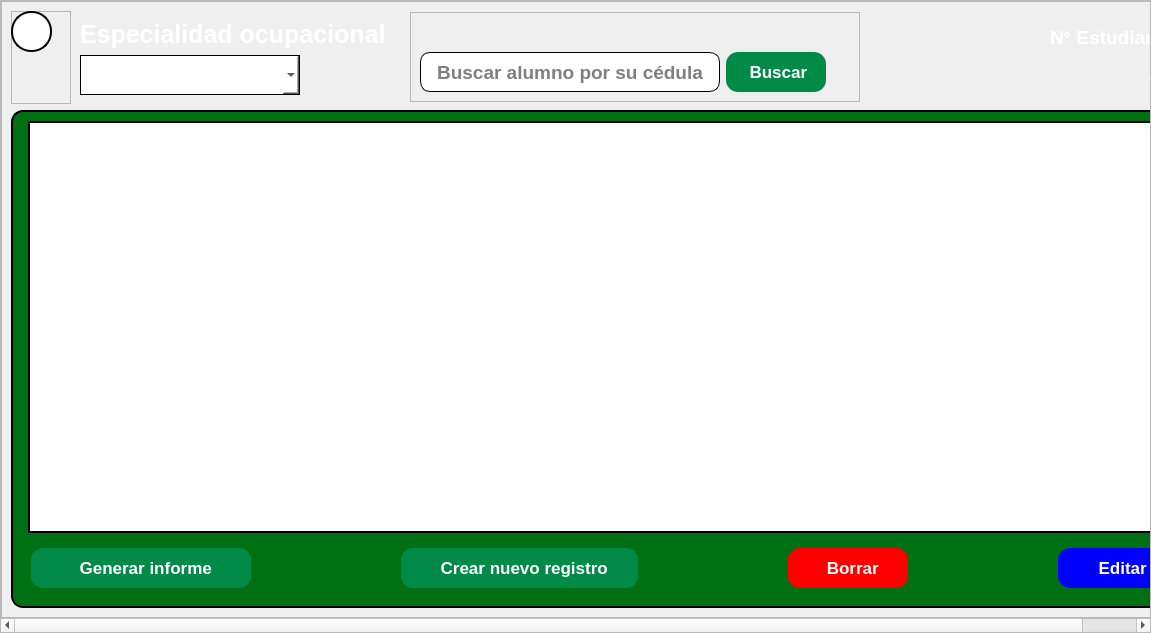
<?xml version="1.0" encoding="UTF-8"?>
<ui version="4.0">
 <class>VistaGeneralDeAlumnos</class>
 <widget class="QWidget" name="VistaGeneralDeAlumnos">
  <property name="geometry">
   <rect>
    <x>0</x>
    <y>0</y>
    <width>1151</width>
    <height>633</height>
   </rect>
  </property>
  <property name="windowTitle">
   <string>Form</string>
  </property>
  <layout class="QVBoxLayout" name="verticalLayout_3">
   <property name="spacing">
    <number>0</number>
   </property>
   <property name="leftMargin">
    <number>0</number>
   </property>
   <property name="topMargin">
    <number>0</number>
   </property>
   <property name="rightMargin">
    <number>0</number>
   </property>
   <property name="bottomMargin">
    <number>0</number>
   </property>
   <item>
    <widget class="QScrollArea" name="area_de_scroll">
     <property name="widgetResizable">
      <bool>true</bool>
     </property>
     <widget class="QWidget" name="scrollAreaWidgetContents">
      <property name="geometry">
       <rect>
        <x>0</x>
        <y>0</y>
        <width>1207</width>
        <height>614</height>
       </rect>
      </property>
      <layout class="QVBoxLayout" name="verticalLayout_5">
       <property name="spacing">
        <number>0</number>
       </property>
       <property name="leftMargin">
        <number>0</number>
       </property>
       <property name="topMargin">
        <number>0</number>
       </property>
       <property name="rightMargin">
        <number>0</number>
       </property>
       <property name="bottomMargin">
        <number>0</number>
       </property>
       <item>
        <widget class="QFrame" name="espacio_principal">
         <property name="styleSheet">
          <string notr="true">QFrame{
	    background: qlineargradient(
        x1:0, y1:0, x2:1, y2:1,
        stop:0 #3fea87, stop:1 #00770e)
}</string>
         </property>
         <property name="frameShape">
          <enum>QFrame::StyledPanel</enum>
         </property>
         <property name="frameShadow">
          <enum>QFrame::Raised</enum>
         </property>
         <layout class="QVBoxLayout" name="verticalLayout_4">
          <item>
           <widget class="QFrame" name="espacio_superior">
            <property name="maximumSize">
             <size>
              <width>16777215</width>
              <height>100</height>
             </size>
            </property>
            <property name="styleSheet">
             <string notr="true">background:none;</string>
            </property>
            <layout class="QHBoxLayout" name="horizontalLayout_2">
             <property name="spacing">
              <number>0</number>
             </property>
             <property name="leftMargin">
              <number>0</number>
             </property>
             <property name="topMargin">
              <number>0</number>
             </property>
             <property name="rightMargin">
              <number>0</number>
             </property>
             <property name="bottomMargin">
              <number>0</number>
             </property>
             <item>
              <widget class="QFrame" name="espacio_boton_de_regreso">
               <property name="minimumSize">
                <size>
                 <width>60</width>
                 <height>0</height>
                </size>
               </property>
               <property name="maximumSize">
                <size>
                 <width>42</width>
                 <height>16777215</height>
                </size>
               </property>
               <property name="styleSheet">
                <string notr="true">background:none;</string>
               </property>
               <property name="frameShape">
                <enum>QFrame::StyledPanel</enum>
               </property>
               <property name="frameShadow">
                <enum>QFrame::Raised</enum>
               </property>
               <widget class="QPushButton" name="boton_de_regreso">
                <property name="geometry">
                 <rect>
                  <x>0</x>
                  <y>0</y>
                  <width>41</width>
                  <height>41</height>
                 </rect>
                </property>
                <property name="cursor">
                 <cursorShape>PointingHandCursor</cursorShape>
                </property>
                <property name="styleSheet">
                 <string notr="true">QPushButton{

	background-color: rgb(255, 255, 255);
	border-radius: 20px ;
	border:2px solid;

}

QPushButton:hover{

	background-color: rgb(199, 199, 199)
}</string>
                </property>
                <property name="text">
                 <string/>
                </property>
                <property name="icon">
                 <iconset>
                  <normaloff>../recursos_de_imagenes/iconos_de_interfaz/flecha_izquierda_2.png</normaloff>../recursos_de_imagenes/iconos_de_interfaz/flecha_izquierda_2.png</iconset>
                </property>
                <property name="iconSize">
                 <size>
                  <width>30</width>
                  <height>30</height>
                 </size>
                </property>
               </widget>
              </widget>
             </item>
             <item alignment="Qt::AlignTop">
              <widget class="QFrame" name="espacio_para_las_opciones">
               <property name="sizePolicy">
                <sizepolicy hsizetype="Fixed" vsizetype="Fixed">
                 <horstretch>0</horstretch>
                 <verstretch>0</verstretch>
                </sizepolicy>
               </property>
               <property name="minimumSize">
                <size>
                 <width>330</width>
                 <height>90</height>
                </size>
               </property>
               <property name="maximumSize">
                <size>
                 <width>500</width>
                 <height>16777215</height>
                </size>
               </property>
               <property name="sizeIncrement">
                <size>
                 <width>0</width>
                 <height>0</height>
                </size>
               </property>
               <property name="styleSheet">
                <string notr="true">background:none;</string>
               </property>
               <property name="frameShadow">
                <enum>QFrame::Plain</enum>
               </property>
               <layout class="QVBoxLayout" name="verticalLayout_6">
                <item alignment="Qt::AlignTop">
                 <widget class="QLabel" name="titulo_de_boton_de_opciones">
                  <property name="sizePolicy">
                   <sizepolicy hsizetype="Preferred" vsizetype="Preferred">
                    <horstretch>0</horstretch>
                    <verstretch>30</verstretch>
                   </sizepolicy>
                  </property>
                  <property name="minimumSize">
                   <size>
                    <width>0</width>
                    <height>0</height>
                   </size>
                  </property>
                  <property name="maximumSize">
                   <size>
                    <width>500</width>
                    <height>16777215</height>
                   </size>
                  </property>
                  <property name="font">
                   <font>
                    <family>Arial</family>
                    <pointsize>19</pointsize>
                    <weight>75</weight>
                    <bold>true</bold>
                   </font>
                  </property>
                  <property name="styleSheet">
                   <string notr="true">QLabel{
	
	color: rgb(255, 255, 255);
}</string>
                  </property>
                  <property name="text">
                   <string>Especialidad ocupacional</string>
                  </property>
                 </widget>
                </item>
                <item alignment="Qt::AlignTop">
                 <widget class="QComboBox" name="boton_especialidades">
                  <property name="sizePolicy">
                   <sizepolicy hsizetype="Fixed" vsizetype="Fixed">
                    <horstretch>0</horstretch>
                    <verstretch>0</verstretch>
                   </sizepolicy>
                  </property>
                  <property name="minimumSize">
                   <size>
                    <width>220</width>
                    <height>40</height>
                   </size>
                  </property>
                  <property name="maximumSize">
                   <size>
                    <width>200</width>
                    <height>16777215</height>
                   </size>
                  </property>
                  <property name="styleSheet">
                   <string notr="true">QComboBox{

	font: 75 12pt &quot;Arial&quot;;
	padding-left:15px;
	background:white;
	border:1px solid black;
}

QComboBox:focus {
    border: 2px solid #0078d7;   /* Borde azul cuando está en foco */
    background-color: #e0f7ff;   /* Fondo azul claro */
}

QComboBox:focus {
    border: 2px solid #0078d7;   /* Borde azul cuando está en foco */
    background-color: #e0f7ff;   /* Fondo azul claro */
}




QComboBox QAbstractItemView {
    border: 1px solid #ccc;
    background-color: white;
    color: #333;
    padding: 5px;  /* Margen interno de la lista */
    spacing: 10px; /* Espaciado entre los elementos (algunas versiones de Qt lo admiten) */
}

QComboBox QAbstractItemView::item {
    padding: 8px; /* Espaciado interno de cada elemento */
    margin: 4px; /* Separación entre los elementos */
}

QComboBox QAbstractItemView::item:hover {
    background-color: #c5c1c1;
    color: white;
}



</string>
                  </property>
                  <property name="editable">
                   <bool>false</bool>
                  </property>
                  <property name="currentText">
                   <string/>
                  </property>
                  <property name="currentIndex">
                   <number>-1</number>
                  </property>
                  <property name="insertPolicy">
                   <enum>QComboBox::NoInsert</enum>
                  </property>
                  <property name="iconSize">
                   <size>
                    <width>40</width>
                    <height>40</height>
                   </size>
                  </property>
                  <property name="placeholderText">
                   <string/>
                  </property>
                 </widget>
                </item>
               </layout>
              </widget>
             </item>
             <item>
              <widget class="QFrame" name="espacio_para_barra_de_busqueda">
               <property name="sizePolicy">
                <sizepolicy hsizetype="Fixed" vsizetype="Fixed">
                 <horstretch>0</horstretch>
                 <verstretch>0</verstretch>
                </sizepolicy>
               </property>
               <property name="minimumSize">
                <size>
                 <width>450</width>
                 <height>90</height>
                </size>
               </property>
               <property name="styleSheet">
                <string notr="true">background:none;</string>
               </property>
               <property name="frameShape">
                <enum>QFrame::StyledPanel</enum>
               </property>
               <property name="frameShadow">
                <enum>QFrame::Raised</enum>
               </property>
               <layout class="QHBoxLayout" name="horizontalLayout">
                <item alignment="Qt::AlignLeft|Qt::AlignBottom">
                 <widget class="QLineEdit" name="barra_de_busqueda">
                  <property name="minimumSize">
                   <size>
                    <width>300</width>
                    <height>40</height>
                   </size>
                  </property>
                  <property name="maximumSize">
                   <size>
                    <width>300</width>
                    <height>40</height>
                   </size>
                  </property>
                  <property name="font">
                   <font>
                    <family>Arial</family>
                    <pointsize>14</pointsize>
                    <weight>75</weight>
                    <bold>true</bold>
                   </font>
                  </property>
                  <property name="styleSheet">
                   <string notr="true">QLineEdit{
	
	background-color: rgb(255, 255, 255);
	border-radius:10px;
	padding-left: 5px;
 padding-right:5px;
	padding-top:1px;
	border:1px solid black  ;
	

}

QLineEdit:focus{

	border: 2px solid rgb(17, 192, 255)



}
</string>
                  </property>
                  <property name="alignment">
                   <set>Qt::AlignCenter</set>
                  </property>
                  <property name="placeholderText">
                   <string>Buscar alumno por su cédula</string>
                  </property>
                 </widget>
                </item>
                <item alignment="Qt::AlignLeft|Qt::AlignBottom">
                 <widget class="QPushButton" name="boton_buscar">
                  <property name="sizePolicy">
                   <sizepolicy hsizetype="Minimum" vsizetype="Fixed">
                    <horstretch>20</horstretch>
                    <verstretch>20</verstretch>
                   </sizepolicy>
                  </property>
                  <property name="minimumSize">
                   <size>
                    <width>100</width>
                    <height>40</height>
                   </size>
                  </property>
                  <property name="maximumSize">
                   <size>
                    <width>100</width>
                    <height>16777215</height>
                   </size>
                  </property>
                  <property name="font">
                   <font>
                    <family>Arial</family>
                    <pointsize>13</pointsize>
                    <weight>75</weight>
                    <bold>true</bold>
                   </font>
                  </property>
                  <property name="cursor">
                   <cursorShape>PointingHandCursor</cursorShape>
                  </property>
                  <property name="styleSheet">
                   <string notr="true">QPushButton{

	background-color: #008a47;

	color: rgb(255, 255, 255);
	border-radius:12px;

}

QPushButton:hover{

	
	background-color: rgb(0, 56, 10);

}</string>
                  </property>
                  <property name="text">
                   <string> Buscar</string>
                  </property>
                  <property name="icon">
                   <iconset>
                    <normaloff>../recursos_de_imagenes/iconos_de_interfaz/lupa_blanca.png</normaloff>../recursos_de_imagenes/iconos_de_interfaz/lupa_blanca.png</iconset>
                  </property>
                  <property name="iconSize">
                   <size>
                    <width>25</width>
                    <height>25</height>
                   </size>
                  </property>
                 </widget>
                </item>
               </layout>
              </widget>
             </item>
             <item alignment="Qt::AlignRight">
              <widget class="QFrame" name="contador">
               <property name="sizePolicy">
                <sizepolicy hsizetype="Preferred" vsizetype="Preferred">
                 <horstretch>0</horstretch>
                 <verstretch>0</verstretch>
                </sizepolicy>
               </property>
               <property name="minimumSize">
                <size>
                 <width>160</width>
                 <height>0</height>
                </size>
               </property>
               <property name="maximumSize">
                <size>
                 <width>150</width>
                 <height>16777215</height>
                </size>
               </property>
               <property name="styleSheet">
                <string notr="true">background:transparent;</string>
               </property>
               <layout class="QGridLayout" name="gridLayout">
                <item row="1" column="1" alignment="Qt::AlignHCenter">
                 <widget class="QLabel" name="label_contador">
                  <property name="minimumSize">
                   <size>
                    <width>50</width>
                    <height>0</height>
                   </size>
                  </property>
                  <property name="font">
                   <font>
                    <family>Arial</family>
                    <pointsize>17</pointsize>
                    <weight>75</weight>
                    <bold>true</bold>
                   </font>
                  </property>
                  <property name="styleSheet">
                   <string notr="true">QLabel{

	color: rgb(255, 255, 255);
	
	

}</string>
                  </property>
                  <property name="text">
                   <string>0</string>
                  </property>
                  <property name="alignment">
                   <set>Qt::AlignCenter</set>
                  </property>
                 </widget>
                </item>
                <item row="1" column="0" alignment="Qt::AlignHCenter">
                 <widget class="QLabel" name="imagen_contador">
                  <property name="maximumSize">
                   <size>
                    <width>40</width>
                    <height>40</height>
                   </size>
                  </property>
                  <property name="styleSheet">
                   <string notr="true">color: rgb(255, 255, 255);</string>
                  </property>
                  <property name="text">
                   <string/>
                  </property>
                  <property name="pixmap">
                   <pixmap>../recursos_de_imagenes/iconos_de_interfaz/icono_de_usuario.png</pixmap>
                  </property>
                  <property name="scaledContents">
                   <bool>true</bool>
                  </property>
                 </widget>
                </item>
                <item row="0" column="0" colspan="2" alignment="Qt::AlignHCenter">
                 <widget class="QLabel" name="label_titulo_contador">
                  <property name="font">
                   <font>
                    <family>Arial</family>
                    <pointsize>14</pointsize>
                    <weight>75</weight>
                    <italic>false</italic>
                    <bold>true</bold>
                   </font>
                  </property>
                  <property name="styleSheet">
                   <string notr="true">QLabel{

	color: rgb(255, 255, 255);
	
	


}</string>
                  </property>
                  <property name="text">
                   <string>N° Estudiantes</string>
                  </property>
                 </widget>
                </item>
               </layout>
              </widget>
             </item>
            </layout>
           </widget>
          </item>
          <item>
           <widget class="QFrame" name="espacio_central">
            <property name="styleSheet">
             <string notr="true">QFrame{

	background-color: rgb(0, 112, 21);
	border-radius:12px;
	border:2px solid black;
}</string>
            </property>
            <property name="frameShape">
             <enum>QFrame::StyledPanel</enum>
            </property>
            <property name="frameShadow">
             <enum>QFrame::Raised</enum>
            </property>
            <layout class="QGridLayout" name="gridLayout_3">
             <item row="0" column="1">
              <widget class="QTableView" name="tabla_ver_alumnos">
               <property name="styleSheet">
                <string notr="true">QTableView{

	border-radius:0px;
	background:white;
	


}</string>
               </property>
               <property name="autoScrollMargin">
                <number>0</number>
               </property>
               <property name="editTriggers">
                <set>QAbstractItemView::DoubleClicked</set>
               </property>
               <property name="dragDropOverwriteMode">
                <bool>false</bool>
               </property>
               <property name="alternatingRowColors">
                <bool>false</bool>
               </property>
               <property name="selectionBehavior">
                <enum>QAbstractItemView::SelectRows</enum>
               </property>
               <property name="verticalScrollMode">
                <enum>QAbstractItemView::ScrollPerItem</enum>
               </property>
               <property name="sortingEnabled">
                <bool>true</bool>
               </property>
               <property name="cornerButtonEnabled">
                <bool>false</bool>
               </property>
               <attribute name="horizontalHeaderShowSortIndicator" stdset="0">
                <bool>true</bool>
               </attribute>
              </widget>
             </item>
             <item row="1" column="0" colspan="3">
              <widget class="QFrame" name="espacio_botones">
               <property name="styleSheet">
                <string notr="true">QFrame{

	border:none;

}</string>
               </property>
               <layout class="QGridLayout" name="botones_de_opciones">
                <property name="horizontalSpacing">
                 <number>150</number>
                </property>
                <item row="0" column="1">
                 <widget class="QPushButton" name="boton_crear_nuevo_registro">
                  <property name="sizePolicy">
                   <sizepolicy hsizetype="Fixed" vsizetype="Fixed">
                    <horstretch>0</horstretch>
                    <verstretch>0</verstretch>
                   </sizepolicy>
                  </property>
                  <property name="minimumSize">
                   <size>
                    <width>237</width>
                    <height>40</height>
                   </size>
                  </property>
                  <property name="maximumSize">
                   <size>
                    <width>250</width>
                    <height>400</height>
                   </size>
                  </property>
                  <property name="font">
                   <font>
                    <family>Arial</family>
                    <pointsize>13</pointsize>
                    <weight>75</weight>
                    <bold>true</bold>
                   </font>
                  </property>
                  <property name="cursor">
                   <cursorShape>PointingHandCursor</cursorShape>
                  </property>
                  <property name="styleSheet">
                   <string notr="true">QPushButton{

	background-color: #008a47;

	color: rgb(255, 255, 255);
	border-radius:12px;

}

QPushButton:hover{

	
	background-color: rgb(0, 56, 10);

}</string>
                  </property>
                  <property name="text">
                   <string>  Crear nuevo registro</string>
                  </property>
                  <property name="icon">
                   <iconset>
                    <normaloff>../recursos_de_imagenes/iconos_de_interfaz/nuevo_registro.png</normaloff>../recursos_de_imagenes/iconos_de_interfaz/nuevo_registro.png</iconset>
                  </property>
                  <property name="iconSize">
                   <size>
                    <width>26</width>
                    <height>26</height>
                   </size>
                  </property>
                 </widget>
                </item>
                <item row="0" column="0">
                 <widget class="QPushButton" name="boton_generar_informe">
                  <property name="sizePolicy">
                   <sizepolicy hsizetype="Fixed" vsizetype="Fixed">
                    <horstretch>0</horstretch>
                    <verstretch>0</verstretch>
                   </sizepolicy>
                  </property>
                  <property name="minimumSize">
                   <size>
                    <width>220</width>
                    <height>40</height>
                   </size>
                  </property>
                  <property name="maximumSize">
                   <size>
                    <width>250</width>
                    <height>400</height>
                   </size>
                  </property>
                  <property name="font">
                   <font>
                    <family>Arial</family>
                    <pointsize>13</pointsize>
                    <weight>75</weight>
                    <bold>true</bold>
                   </font>
                  </property>
                  <property name="cursor">
                   <cursorShape>PointingHandCursor</cursorShape>
                  </property>
                  <property name="styleSheet">
                   <string notr="true">QPushButton{

	background-color: #008a47;

	color: rgb(255, 255, 255);
	border-radius:12px;

}

QPushButton:hover{

	
	background-color: rgb(0, 56, 10);

}</string>
                  </property>
                  <property name="text">
                   <string>  Generar informe</string>
                  </property>
                  <property name="icon">
                   <iconset>
                    <normaloff>../recursos_de_imagenes/iconos_de_interfaz/generar_informe.png</normaloff>../recursos_de_imagenes/iconos_de_interfaz/generar_informe.png</iconset>
                  </property>
                  <property name="iconSize">
                   <size>
                    <width>26</width>
                    <height>26</height>
                   </size>
                  </property>
                 </widget>
                </item>
                <item row="0" column="3">
                 <widget class="QPushButton" name="boton_de_editar">
                  <property name="sizePolicy">
                   <sizepolicy hsizetype="Fixed" vsizetype="Fixed">
                    <horstretch>0</horstretch>
                    <verstretch>0</verstretch>
                   </sizepolicy>
                  </property>
                  <property name="minimumSize">
                   <size>
                    <width>120</width>
                    <height>40</height>
                   </size>
                  </property>
                  <property name="maximumSize">
                   <size>
                    <width>250</width>
                    <height>400</height>
                   </size>
                  </property>
                  <property name="font">
                   <font>
                    <family>Arial</family>
                    <pointsize>13</pointsize>
                    <weight>75</weight>
                    <bold>true</bold>
                   </font>
                  </property>
                  <property name="cursor">
                   <cursorShape>PointingHandCursor</cursorShape>
                  </property>
                  <property name="styleSheet">
                   <string notr="true">QPushButton{

	background-color:rgb(0, 0, 255);
	color: rgb(255, 255, 255);
	border-radius:12px;

}

QPushButton:hover{

	
	background-color: rgb(0, 0, 117);

}</string>
                  </property>
                  <property name="text">
                   <string>  Editar</string>
                  </property>
                  <property name="icon">
                   <iconset>
                    <normaloff>../recursos_de_imagenes/iconos_de_interfaz/editar.png</normaloff>../recursos_de_imagenes/iconos_de_interfaz/editar.png</iconset>
                  </property>
                  <property name="iconSize">
                   <size>
                    <width>26</width>
                    <height>26</height>
                   </size>
                  </property>
                 </widget>
                </item>
                <item row="0" column="2">
                 <widget class="QPushButton" name="boton_de_borrar">
                  <property name="sizePolicy">
                   <sizepolicy hsizetype="Fixed" vsizetype="Fixed">
                    <horstretch>0</horstretch>
                    <verstretch>0</verstretch>
                   </sizepolicy>
                  </property>
                  <property name="minimumSize">
                   <size>
                    <width>120</width>
                    <height>40</height>
                   </size>
                  </property>
                  <property name="maximumSize">
                   <size>
                    <width>200</width>
                    <height>400</height>
                   </size>
                  </property>
                  <property name="font">
                   <font>
                    <family>Arial</family>
                    <pointsize>13</pointsize>
                    <weight>75</weight>
                    <bold>true</bold>
                   </font>
                  </property>
                  <property name="cursor">
                   <cursorShape>PointingHandCursor</cursorShape>
                  </property>
                  <property name="styleSheet">
                   <string notr="true">QPushButton{

	background-color: rgb(255, 0, 0);
	color: rgb(255, 255, 255);
	border-radius:12px;

}

QPushButton:hover{

	
	background-color: rgb(132, 0, 0);

}</string>
                  </property>
                  <property name="text">
                   <string>  Borrar</string>
                  </property>
                  <property name="icon">
                   <iconset>
                    <normaloff>../recursos_de_imagenes/iconos_de_interfaz/borrar.png</normaloff>../recursos_de_imagenes/iconos_de_interfaz/borrar.png</iconset>
                  </property>
                  <property name="iconSize">
                   <size>
                    <width>26</width>
                    <height>26</height>
                   </size>
                  </property>
                 </widget>
                </item>
               </layout>
              </widget>
             </item>
            </layout>
           </widget>
          </item>
         </layout>
        </widget>
       </item>
      </layout>
     </widget>
    </widget>
   </item>
  </layout>
 </widget>
 <resources/>
 <connections/>
</ui>
